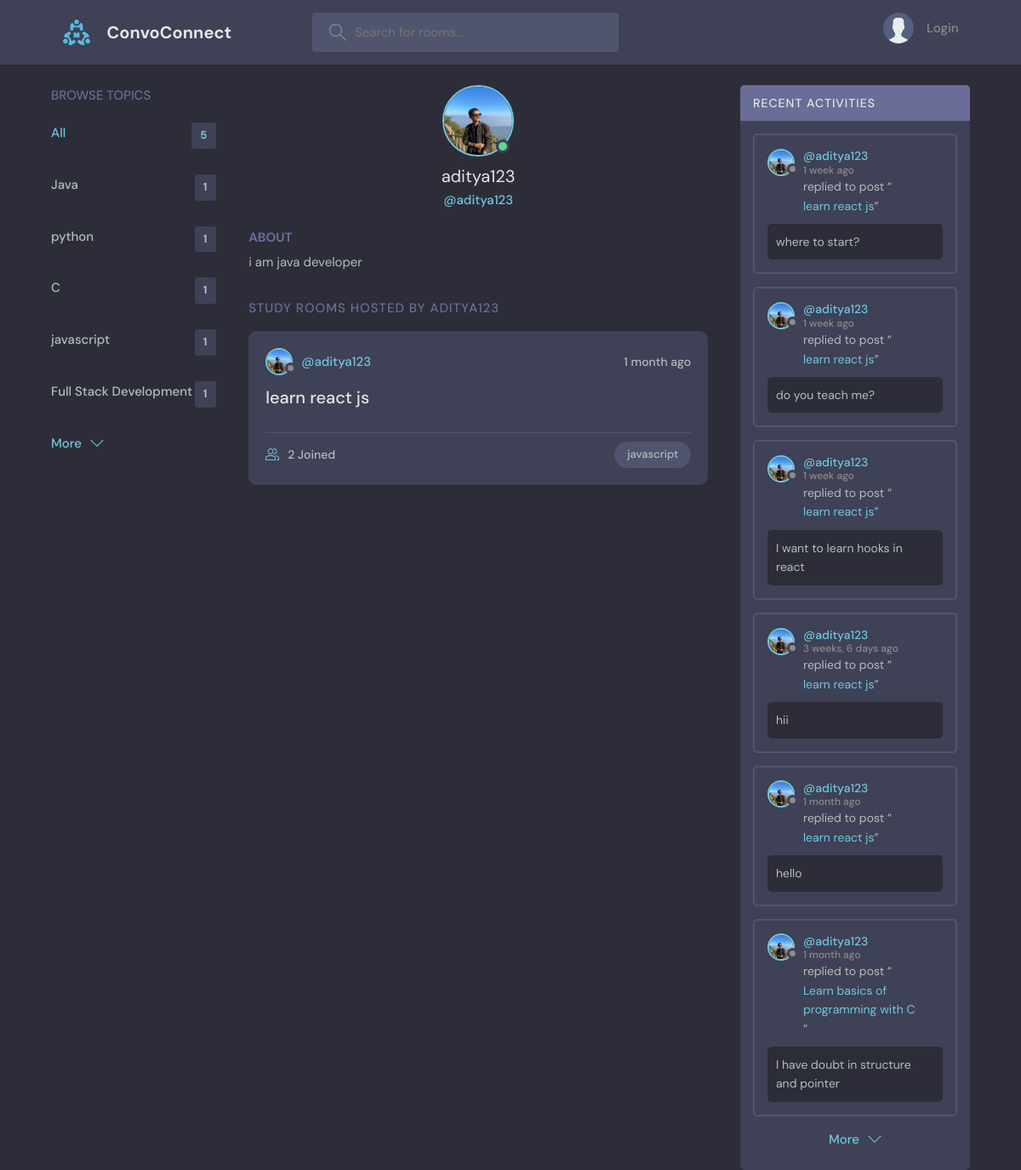
The page /profile/4/ on the database its author committed.
### base/models.py (models this page shows, shortened)
class Topic(models.Model):
    name = models.CharField(max_length=200)

class User(AbstractUser):
    name = models.CharField(max_length=200, null=True)
    email = models.EmailField(unique=True, null=True)
    bio = models.TextField(null=True)
    avatar = models.ImageField(null=True, default="avatar.svg")
    USERNAME_FIELD = 'email'
    REQUIRED_FIELDS = []

class Room(models.Model):
    host = models.ForeignKey(User, on_delete=models.SET_NULL, null=True)
    topic = models.ForeignKey(Topic, on_delete=models.SET_NULL, null=True)
    name = models.CharField(max_length=200)
    description = models.TextField(null=True, blank=True)
    participants = models.ManyToManyField(User, related_name='participants', blank=True)
    updated = models.DateTimeField(auto_now=True)
    created = models.DateTimeField(auto_now_add=True)
    class Meta:
        ordering = ['-updated', '-created']
    def __str__(self):
        return self.name

class Message(models.Model):
    user = models.ForeignKey(User, on_delete=models.CASCADE)
    room = models.ForeignKey(Room, on_delete=models.CASCADE)
    body = models.TextField()
    updated = models.DateTimeField(auto_now=True)
    created = models.DateTimeField(auto_now_add=True)
    class Meta:
        ordering = ['-updated', '-created']

### base/views.py (the view)
# urls.py: path('profile/<str:pk>/', views.userProfile, name='user-profile'),
def userProfile(request, pk):
    user = User.objects.get(id=pk)
    rooms = user.room_set.all()
    room_messages = user.message_set.all()
    topics = Topic.objects.all()
    context = {'user':user, 'rooms':rooms, 'room_messages':room_messages, 'topics':topics}
    return render(request, 'base/profile.html', context)

### base/templates/base/profile.html (shortened to what this page needs)
{% extends 'main.html' %}
{% block content %}
  <main class="profile-page layout layout--3">
    <div class="container">
      {% include 'base/topics_component.html' %}
      <div class="roomList">
        <div class="profile">
          <div class="profile__avatar">
            <div class="avatar avatar--large active">
              <img src="{{user.avatar.url}}" />
            </div>
          </div>
          <div class="profile__info">
            <h3>{{user.username}}</h3>
            <p>@{{user.username}}</p>
          </div>
          <div class="profile__about">
            <h3>About</h3>
            <p>{{user.bio}}</p>
          </div>
        </div>
        <div class="roomList__header">
          <div>
            <h2>Study Rooms Hosted by {{user.username}}</a>
            </h2>
          </div>
        </div>
        {% include 'base/feed_component.html' %}
      </div>
      {% include 'base/activity_component.html' %}
    </div>
  </main>
{% endblock content %}

### base/templates/base/topics_component.html
<div class="topics">
    <div class="topics__header">
      <h2>Browse Topics</h2>
    </div>
    <ul class="topics__list">
      <li>
        <a href="{% url 'home' %}" class="active">All <span>{{topics.count}}</span></a>
      </li>
      {% for topic in topics %}
      <li>
        <a href="{% url 'home' %}?q={{topic.name}}">{{topic.name}} <span>{{topic.room_set.all.count}}</span></a>
      </li>
      {% endfor %}
    </ul>
    <a class="btn btn--link" href="{% url 'topics' %}">
      More
      <svg version="1.1" xmlns="http://www.w3.org/2000/svg" width="32" height="32" viewBox="0 0 32 32">
        <title>chevron-down</title>
        <path d="M16 21l-13-13h-3l16 16 16-16h-3l-13 13z"></path>
      </svg>
    </a>
</div>

### base/templates/base/feed_component.html (shortened to what this page needs)
{% load static %}
{% for room in rooms %}
<div class="roomListRoom">
    <div class="roomListRoom__header">
      <a href="{% url 'user-profile' room.host.id %}" class="roomListRoom__author">
        <div class="avatar avatar--small">
          <img src="{{room.host.avatar.url}}" />
        </div>
        <span>@{{room.host.username}}</span>
      </a>
      <div class="roomListRoom__actions">
        <span>{{room.created|timesince}} ago</span>
      </div>
    </div>
    <div class="roomListRoom__content">
      <a href="{% url 'room' room.id %}">{{room.name}}</a>
    </div>
    <div class="roomListRoom__meta">
      <a href="{% url 'room' room.id %}" class="roomListRoom__joined">
        {{room.participants.all.count}} Joined
      </a>
      <p class="roomListRoom__topic">{{room.topic.name}}</p>
    </div>
</div>
{% endfor %}

### base/templates/base/activity_component.html (shortened to what this page needs)
<div class="activities">
    <div class="activities__header">
      <h2>Recent Activities</h2>
    </div>
    {% for message in room_messages %}
    <div class="activities__box">
      <div class="activities__boxHeader roomListRoom__header">
        <a href="{% url 'user-profile' message.user.id %}" class="roomListRoom__author">
          <div class="avatar avatar--small">
            <img src="{{message.user.avatar.url}}" />
          </div>
          <p>
            @{{message.user.username}}
            <span>{{message.created|timesince}} ago</span>
          </p>
        </a>
      </div>
      <div class="activities__boxContent">
        <p>replied to post “<a href="{% url 'room' message.room.id %}">{{message.room}}</a>”</p>
        <div class="activities__boxRoomContent">
          {{message.body}}
        </div>
      </div>
    </div>
    {% endfor %}
    <center>
    <a class="btn btn--link" href="{% url 'activity' %}">
      More
      <svg version="1.1" xmlns="http://www.w3.org/2000/svg" width="32" height="32" viewBox="0 0 32 32">
        <title>chevron-down</title>
        <path d="M16 21l-13-13h-3l16 16 16-16h-3l-13 13z"></path>
      </svg>
    </center>
  </div>

### rows shown on the page
Topic: name "Java", room_set.all.count "1"
Topic: name "python", room_set.all.count "1"
Topic: name "C", room_set.all.count "1"
Topic: name "javascript", room_set.all.count "1"
Topic: name "Full Stack Development", room_set.all.count "1"
User: avatar (picture), username "aditya123", bio "i am java developer", username "ADITYA123"
Room: host.avatar (picture), host.username "aditya123", created "1 month", name "learn react js", participants.all.count "2", topic.name "javascript"
Message: user.avatar (picture), user.username "aditya123", created "1 week", room "learn react js", body "where to start?"
Message: user.avatar (picture), user.username "aditya123", created "1 week", room "learn react js", body "do you teach me?"
Message: user.avatar (picture), user.username "aditya123", created "1 week", room "learn react js", body "I want to learn hooks in react"
Message: user.avatar (picture), user.username "aditya123", created "3 weeks, 6 days", room "learn react js", body "hii"
Message: user.avatar (picture), user.username "aditya123", created "1 month", room "learn react js", body "hello"
Message: user.avatar (picture), user.username "aditya123", created "1 month", room "Learn basics of programming with C", body "I have doubt in structure and pointer"

### other values the page prints
{{ topics.count }} "5"
